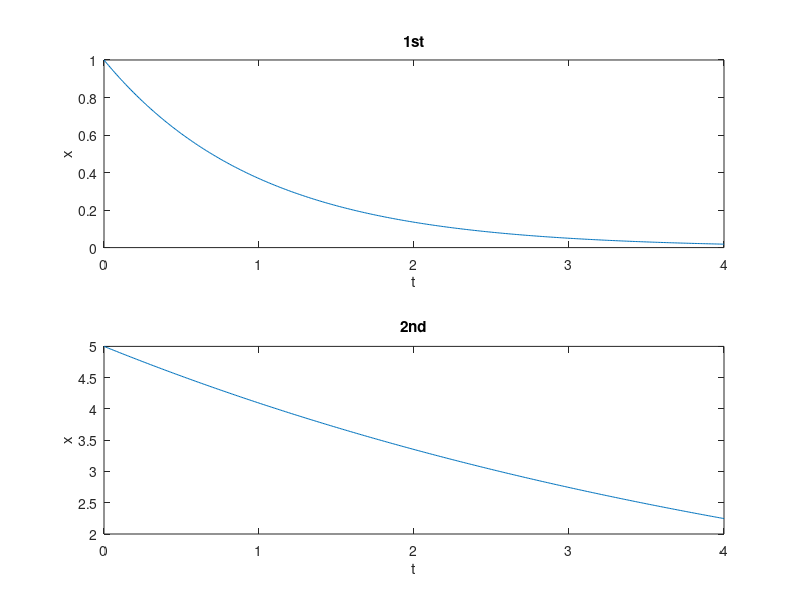

Here is the MATLAB script that generated this plot:
clc;
clear all;
t=0:0.01:4;
subplot(2,1,1);
x=exp(-t);
plot(t,x);
xlabel('t');
ylabel('x');
title('1st');
subplot(2,1,2);
x=5*exp(-0.2*t);
plot(t,x);
xlabel('t');
ylabel('x');
title('2nd');